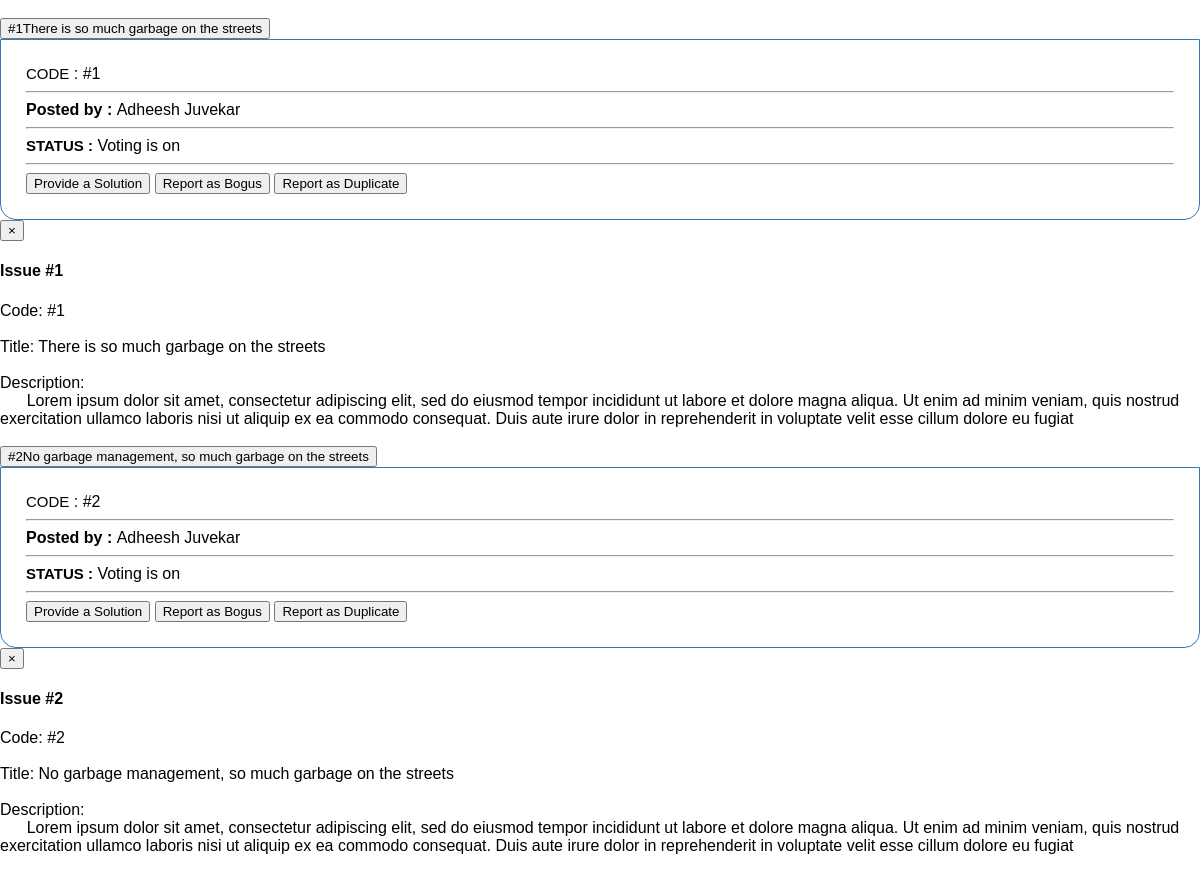
The page /institute/issue-display.php (signed in, upper part) on the database as committed earlier.
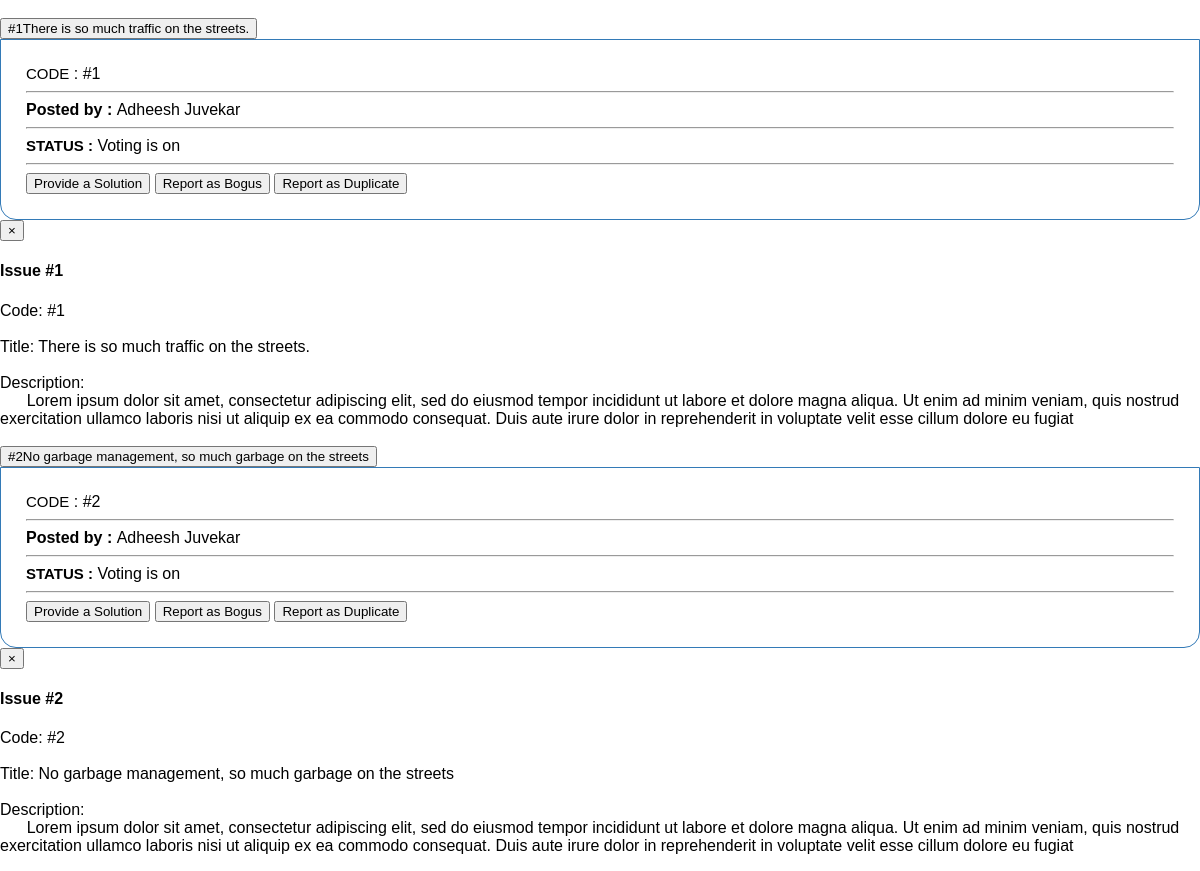
The same page on the database as committed later.
### tables this page shows
CREATE TABLE `issue` (
  `issue_id` int(11) NOT NULL,
  `user_id` int(11) NOT NULL,
  `added_on` timestamp NULL DEFAULT NULL,
  `district_id` int(11) NOT NULL,
  `region_id` int(11) NOT NULL,
  `locality` varchar(20) NOT NULL,
  `pincode` varchar(6) NOT NULL,
  `title` varchar(100) NOT NULL,
  `description` varchar(1500) NOT NULL,
  `upvote_count` int(11) NOT NULL,
  `bogus_count` int(11) NOT NULL,
  `duplicate_count` int(11) NOT NULL,
  `solution_count` int(11) NOT NULL,
  `approved_solution` tinyint(1) NOT NULL DEFAULT '0'
);

CREATE TABLE `user` (
  `user_id` int(11) NOT NULL,
  `user_email` varchar(30) NOT NULL,
  `fname` varchar(20) DEFAULT NULL,
  `lname` varchar(20) DEFAULT NULL,
  `mobile_number` varchar(13) DEFAULT NULL,
  `district_id` int(11) DEFAULT NULL
);

### institute/issue-collapse.php (the view, shortened to what the changed rows need)
<button type="button" class="btn btn btn-primary btn-lg btn-block btn-social" data-toggle="collapse" data-target="#demo<?php echo $i; ?>">
<?php echo "<font style='font-size: 1em;'>#".$row["issue_id"]."</font>".$row["title"]; ?>
</button>
<br>
<div id="demo<?php echo $i; ?>" class="collapse body">
        <a id='code' data-toggle='modal' data-target='#myModal<?php echo $row['issue_id']; ?>' data-id='<?php echo $row['issue_id']; ?>' class='view_data' >CODE</a> :  <?php echo "#".$row["issue_id"]; ?>
    <br><hr>
    <?php
            echo  postedBy($row['issue_id']);
    ?>
    <br><hr>
    <?php
        $id = $row['issue_id'];
        echo "<b id='code'>STATUS :</b>";
    ?>
    <?php
        $status = status($row['issue_id']);
        switch($status){
            case 0:
                echo "Voting is on";
                break;
        }
    ?>
    <hr>
    <?php
        require('../functions/dataBaseConn.php');
        echo "<div id='instButtons'>";
        if($status == 4){
            $bogusNumber = "SELECT * FROM issuebogusupvote WHERE issue_id = $id";
            $res = $conn->query($bogusNumber);
            $rows = $res->num_rows;
            echo "".$rows." institutes have reported it as bogus";
            echo "<br>Thus, this issue is marked as 'Bogus Issue'";
        }
        else{
        if(instStatus($cemail,$id) == 0){
    ?>
        <input type="button" onclick="loadDoc('provideSolution.php?inst=<?php echo $inst_id."&issue=".$id; ?>','instButtons')" class="btn btn-primary btn-sm btn-sm" value="Provide a Solution">
        <?php
        if($status == 0 || $status == 1){
        ?>
            <input type="button" onclick="loadDoc('reportBogus.php?inst=<?php echo $inst_id."&issue=".$id; ?>','instButtons')" class="btn btn-primary btn-sm btn-sm" value="Report as Bogus">
            <input type="button" onclick="loadDoc('reportDuplicate.php?inst=<?php echo $inst_id."&issue=".$id; ?>','instButtons')" class="btn btn-primary btn-sm btn-sm" value="Report as Duplicate">
        <?php
        }
        ?>
    <?php
        }
        }
        echo "</div>";
        ?>
</div>
<div class="modal fade" id='myModal<?php echo $id; ?>' tabindex="-1" role="dialog" aria-labelledby="myLargeModalLabel"
    aria-hidden="true">
    <div class="modal-dialog modal-md " role="document">
        <div class="modal-content">
            <div class="modal-header">
                <button type="button" class="close" data-dismiss="modal" aria-hidden="true">
                    ×</button>
                <h4 class="modal-title" id="myModalLabel">Issue <? echo "#".$id; ?></h4>
            </div>
            <div class="modal-body">
                <?php
                    $sql3="Select * from issue where issue_id='$id'";
                    $result3=mysqli_query($con,$sql3);
                    $row= mysqli_fetch_array($result3);
                    echo "Code: #".$id;
                    echo "<br><br>Title: ".$row['title'];
                    echo "<br><br>Description:";
                    echo "<br>&nbsp;&nbsp;&nbsp;&nbsp;&nbsp;&nbsp".$row['description'];
                ?>
            </div>
        </div>
    </div>
</div>

### institute/issue-display.php (shortened to what the changed rows need)
<!DOCTYPE html>
<html>
<head>
	<link rel="stylesheet" href="problemdescription.css">
</head>
<body>
	<?php
		$cemail = $_SESSION['$cemail'];
		$inst_id = $_SESSION['$inst_id'];
		require('../functions/func_in.php');
		if(!isset($_GET['sql'])){
			$sql = "SELECT * FROM issue WHERE 1";
		}
		else{
			$sql = $_GET['sql'];
		}
		$con= mysqli_connect("localhost","root","");
			?>
			<?php
		$results_per_page=5;
		if(!isset($_GET['page']))
		{
			$page=1;
		}
		else
		{
			$page=$_GET['page'];
		}
		$start_limit = ($page-1) * $results_per_page;
		$sql2= $sql." LIMIT ".$start_limit.','.$results_per_page;
		$result=mysqli_query($con,$sql2);
	?>
	<div id="problem">
		<?php
		$i = 1;
		while($row=mysqli_fetch_array($result))
		{
		?>
		<br>
		<?php
			require('issue-collapse.php');
			$i++;
		}
		?>
	</div>
</body>
</html>

### functions/func_in.php (shortened to what the changed rows need)
<?php
    function status($issueid)
	{
		include 'dataBaseConn.php';
		$sql= "SELECT *FROM issue WHERE issue_id =$issueid";
		$result = $conn->query($sql);
		$row = $result->fetch_assoc();
		if($row['upvote_count']>=UPVOTE_THRESHOLD)
		{
			if($row['bogus_count']>BOGUS_THRESHOLD)
			{
				return 5;
			}
			else
			{
				if($row['duplicate_count']>DUPLICATE_THRESHOLD)
				{
					return 4;
				}
				else{
					if($row['approved_solution']>LIKE_THRESHOLD)
					{
						return 3;
					}
					else
					{
						if($row['solution_count']>0)
						{
							return 2;
						}
						else
						{
							return 1;
						}
					}
				}
			}
		}
		else
		{
			return 0;
		}
	}
	function postedBy($id)
	{
		include 'dataBaseConn.php';
        $sql="select *from issue  inner join user on issue.user_id=user.user_id where issue.issue_id=$id";
        $result=$conn->query($sql);
        $row = $result->fetch_assoc();
        echo"<b> Posted by : </b>". $row['fname']. "  ".$row['lname'];
    }
	function getInstId($cemail){
        include 'dataBaseConn.php';
        $sql = "SELECT inst_id FROM institute WHERE inst_email = '$cemail'";
        $result = $conn->query($sql);
        while($row = $result->fetch_assoc()){
            $instid = $row['inst_id'];
        }
        return $instid;
    }
	function instStatus($cemail, $issueid)
	{
		include 'dataBaseConn.php';
		$instid = getInstId($cemail);
		$sql = "SELECT * FROM issuebogusupvote WHERE inst_id = $instid AND issue_id = $issueid";
		$result = $conn->query($sql);
		$sql = "SELECT * FROM issueduplicateupvote WHERE inst_id = $instid AND issue_id = $issueid";
		$result = $conn->query($sql);
		$sql = "SELECT * FROM solution WHERE inst_id = $instid AND issue_id = $issueid";
		$result =$conn->query($sql);
		return 0;
	}
?>

Rows that differ between the two databases and show on the page:
changed issue id 1: title "There is so much garbage on the streets" → "There is so much traffic on the streets."
